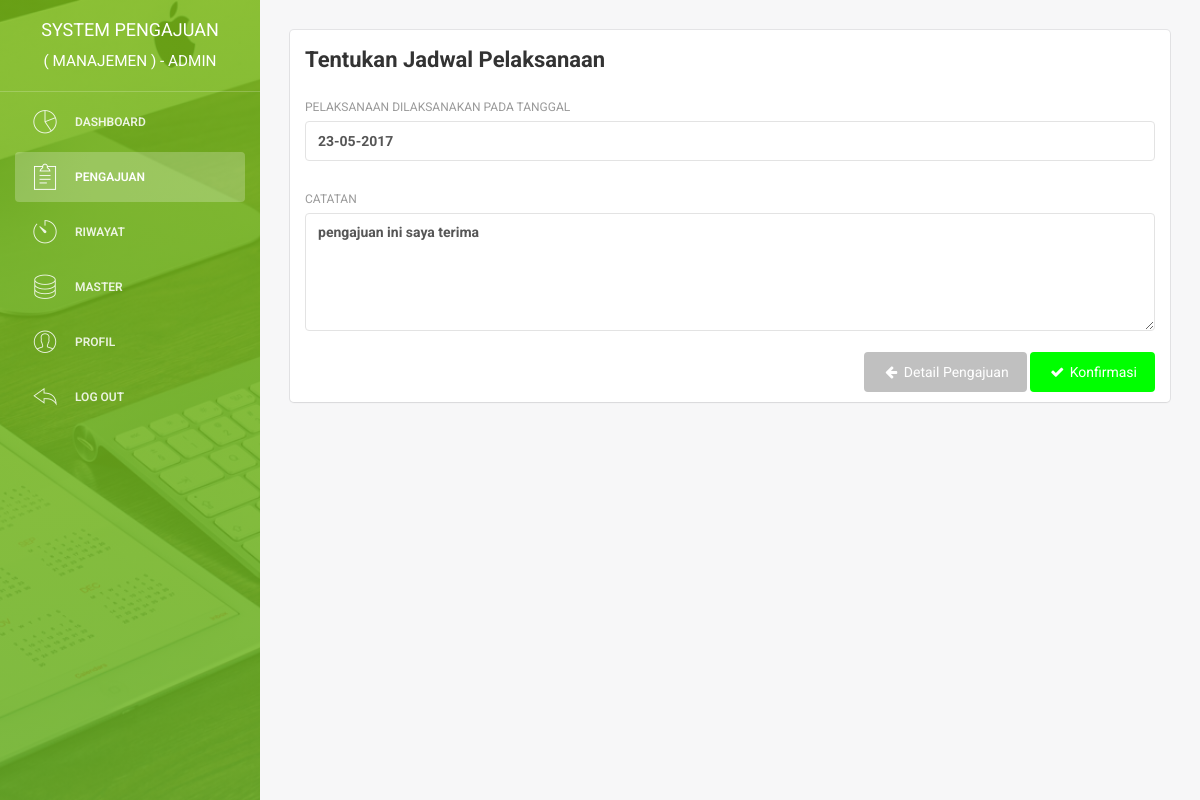
The page /admin/pengajuan_diubah?id=9 (signed in) on the database its author committed.
### tables this page shows
CREATE TABLE `user` (
  `id_user` int(11) NOT NULL,
  `username` varchar(225) NOT NULL,
  `email` varchar(225) NOT NULL,
  `password` varchar(225) NOT NULL,
  `nama_depan` varchar(225) NOT NULL,
  `nama_belakang` varchar(225) NOT NULL,
  `jk` enum('laki-laki','perempuan') NOT NULL,
  `no_hp` varchar(50) NOT NULL,
  `alamat` text NOT NULL,
  `role` enum('manajemen','tim') NOT NULL,
  `pembuatan_akun` date NOT NULL,
  `update_akun` date NOT NULL
);

CREATE TABLE `pengajuan` (
  `id_pengajuan` int(11) NOT NULL,
  `pengajuan` varchar(225) NOT NULL,
  `id_user` int(11) NOT NULL,
  `id_jenis_pengajuan` int(11) NOT NULL,
  `tanggal_pengajuan` date NOT NULL,
  `gambar` varchar(225) NOT NULL,
  `biaya` int(225) NOT NULL,
  `alasan` text NOT NULL,
  `keterangan` text NOT NULL,
  `jadwal_pelaksanaan` date NOT NULL,
  `catatan` text NOT NULL,
  `status` enum('menunggu','proses','selesai') NOT NULL,
  `update_pengajuan` date NOT NULL
);

### admin/pengajuan_diubah.php (the view, shortened to what this page needs)
<?php
    include '../system/koneksi.php';
    if (isset($_GET['id'])) {
        $id = ($_GET["id"]);
        $query = "SELECT * FROM pengajuan WHERE id_pengajuan ='$id'";
        $result = mysqli_query($con, $query);
        $data = mysqli_fetch_assoc($result);
        $jadwal_pelaksanaan = $data["jadwal_pelaksanaan"];
        $catatan = $data["catatan"];
    }
?>
<!doctype html>
<html lang="en">
<head>
    <link href="../assets/css/bootstrap.min.css" rel="stylesheet" />
    <link href="../assets/css/animate.min.css" rel="stylesheet"/>
    <link href="../assets/css/light-bootstrap-dashboard.css" rel="stylesheet"/>
    <link href="../assets/css/demo.css" rel="stylesheet" />
    <link href="http://maxcdn.bootstrapcdn.com/font-awesome/4.2.0/css/font-awesome.min.css" rel="stylesheet">
    <link href="../assets/css/pe-icon-7-stroke.css" rel="stylesheet" />
    <link rel="stylesheet" href="../assets/dist/sweetalert.css">
    <link rel="stylesheet" href="//code.jquery.com/ui/1.12.1/themes/base/jquery-ui.css">
    <link rel="stylesheet" href="../assets/css/datepicker.css">
</head>
<body>
    <div class="wrapper">
        <div class="sidebar" data-color="green" data-image="../assets/img/sidebar.jpg">
            <div class="sidebar-wrapper">
                <div class="logo">
                    <a href="index" class="simple-text">
    <?php
    $query_login = "SELECT * FROM user WHERE email ='$_SESSION[email]'";
        $result_login = mysqli_query($con, $query_login);
        $data_login = mysqli_fetch_assoc($result_login);
        $username = $data_login["username"];
    ?>
                        System Pengajuan<br><small>( MANAJEMEN ) - <?php echo $username ?></small>
                    </a>
                </div>
                <ul class="nav">
                    <li>
                        <a href="index">
                            <i class="pe pe-7s-graph"></i>
                            <p>Dashboard</p>
                        </a>
                    </li>
                    <li class="active">
                        <a href="pengajuan">
                            <i class="pe pe-7s-note2"></i>
                            <p>Pengajuan</p>
                        </a>
                    </li>
                    <li>
                        <a href="riwayat">
                            <i class="pe pe-7s-timer"></i>
                            <p>Riwayat</p>
                        </a>
                    </li>
                    <li>
                        <a data-toggle="collapse" href="#componentsExamples">
                            <i class="pe-7s-server"></i>
                            <p>Master</p>
                        </a>
                    </li>
                    <li>
                        <a href="profil">
                            <i class="pe pe-7s-user"></i>
                            <p>Profil</p>
                        </a>
                    </li>
                    <li>
                        <a href="#" onclick = "logout()">
                            <i class="pe pe-7s-back"></i>
                            <p>Log out</p>
                        </a>
                    </li>
                </ul>
            </div>
        </div>
        <div class="main-panel">
            <div class="content">
                <div class="container-fluid">
                    <div class="row">
                        <div class="col-md-12">
                            <div class="card">
                                <div class="header">
                                    <h4 class="title"><b>Tentukan Jadwal Pelaksanaan</h4>
                                </div>
                                <div class="content">
                                    <form id="form_pengajuan_diterima" method="post" action="system/proses_pengajuan_berubah">
                                        <div class="row">
                                            <div class="col-md-12">
                                                <div class="form-group">
                                                    <label for="Email">Pelaksanaan DiLaksanakan Pada Tanggal</label>
                                                    <input type="text" name="jadwal_pelaksanaan" id="datepicker"
                                                        required class="form-control" value="<?php echo date("d-m-Y", strtotime($jadwal_pelaksanaan)) ?>">
                                                </div>
                                            </div>
                                        </div>
                                        <div class="row">
                                            <div class="col-md-12">
                                                <div class="form-group">
                                                    <label>Catatan</label>
                                                    <textarea rows="5" name="catatan" id="form_pengajuan_diterima" class="form-control" placeholder="Silakan isi catatan disini "><?php echo $catatan; ?></textarea>
                                                </div>
                                            </div>
                                        </div>
                                        <div align="right">
    <?php
                                            echo '<a href="detail_pengajuan?id='.$data['id_pengajuan'].'">
                                                <button type="button" class="btn btn-info btn-fill" title="kembali">
                                                    <i class="fa fa-arrow-left"></i> Detail Pengajuan
                                                </button>
                                            </a>';
                                            echo '<button type="submit" name="input" title="Konfirmasi" class="btn btn-primary btn-fill">
                                                    <i class="fa fa-check"></i> Konfirmasi
                                                </button>';
    ?>
                                        </div>
                                    </form>
                                </div>
                            </div>
                        </div>
                    </div>
                </div>
            </div>
        </div>
    </div>
</body>
</html>

### rows shown on the page
user: username "ADMIN"
pengajuan: jadwal_pelaksanaan "23-05-2017", catatan "pengajuan ini saya terima"
